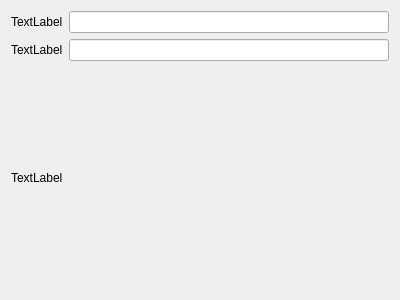
<?xml version="1.0" encoding="UTF-8"?>
<ui version="4.0">
 <class>Dialog</class>
 <widget class="QDialog" name="Dialog">
  <property name="geometry">
   <rect>
    <x>0</x>
    <y>0</y>
    <width>400</width>
    <height>300</height>
   </rect>
  </property>
  <property name="windowTitle">
   <string>Dialog</string>
  </property>
  <layout class="QVBoxLayout" name="verticalLayout">
   <item>
    <layout class="QHBoxLayout" name="horizontalLayout">
     <item>
      <widget class="QLabel" name="label_2">
       <property name="text">
        <string>TextLabel</string>
       </property>
      </widget>
     </item>
     <item>
      <widget class="QLineEdit" name="lineEdit"/>
     </item>
    </layout>
   </item>
   <item>
    <layout class="QHBoxLayout" name="horizontalLayout_2">
     <item>
      <widget class="QLabel" name="label_3">
       <property name="text">
        <string>TextLabel</string>
       </property>
      </widget>
     </item>
     <item>
      <widget class="QLineEdit" name="lineEdit_2"/>
     </item>
    </layout>
   </item>
   <item>
    <widget class="QLabel" name="label">
     <property name="text">
      <string>TextLabel</string>
     </property>
    </widget>
   </item>
  </layout>
 </widget>
 <layoutdefault spacing="6" margin="11"/>
 <resources/>
 <connections/>
</ui>
